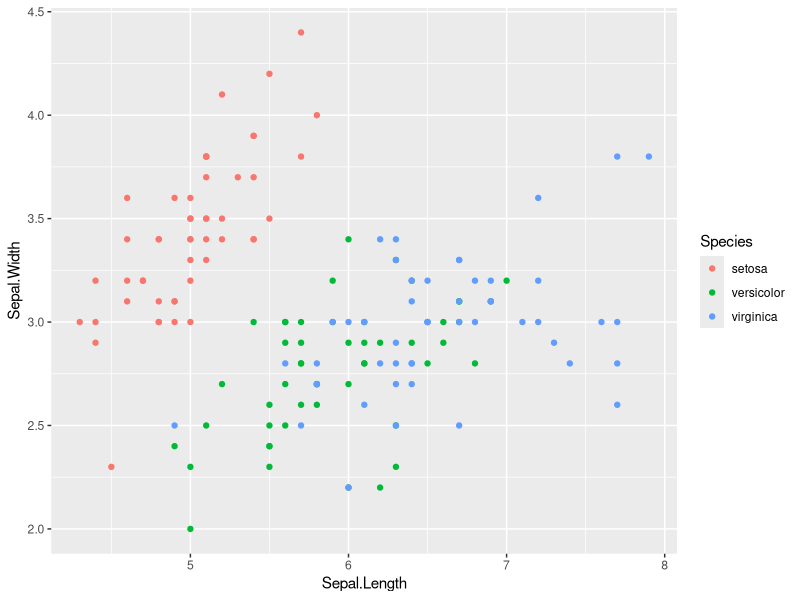
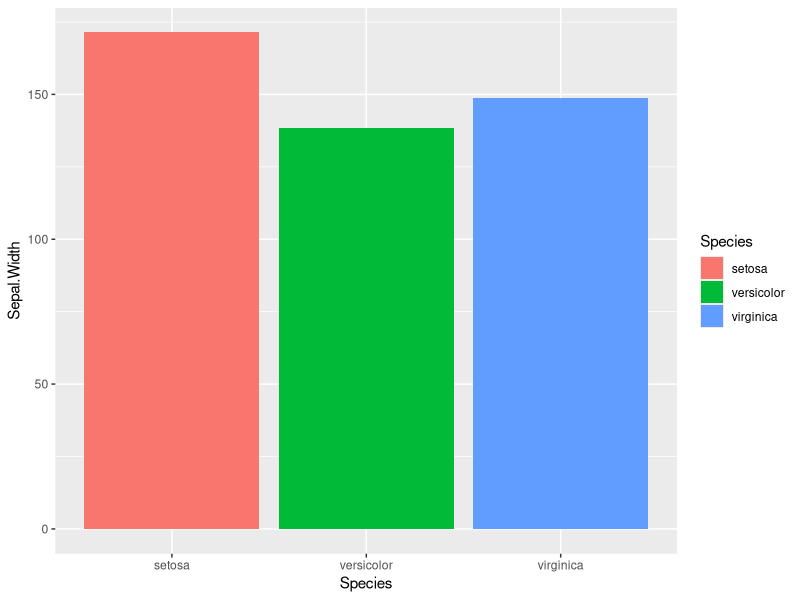
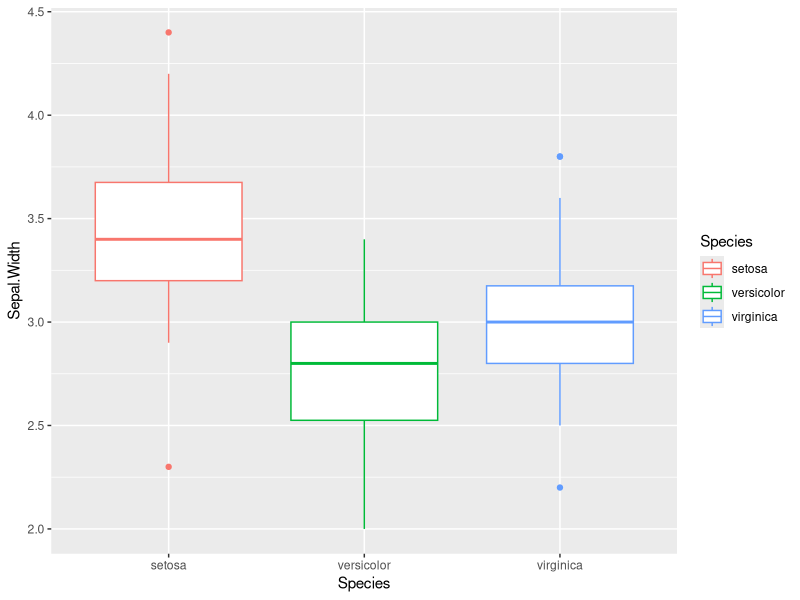
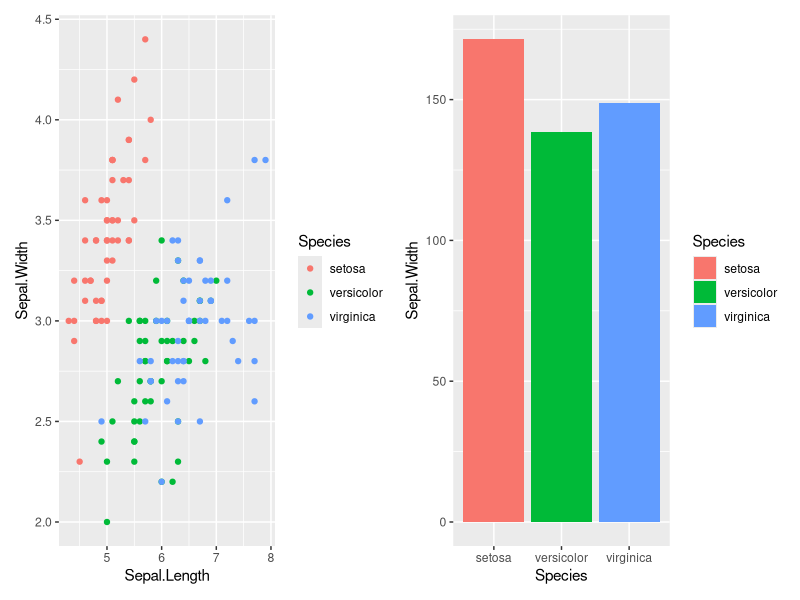
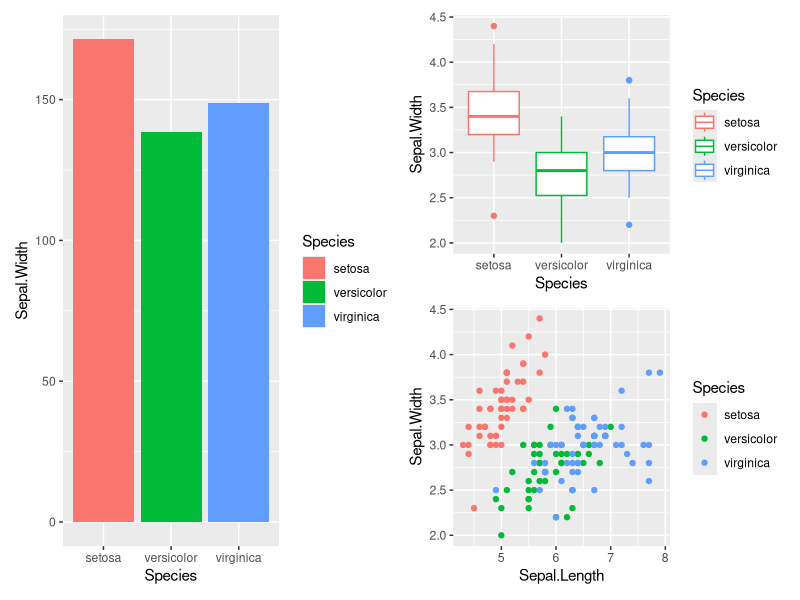
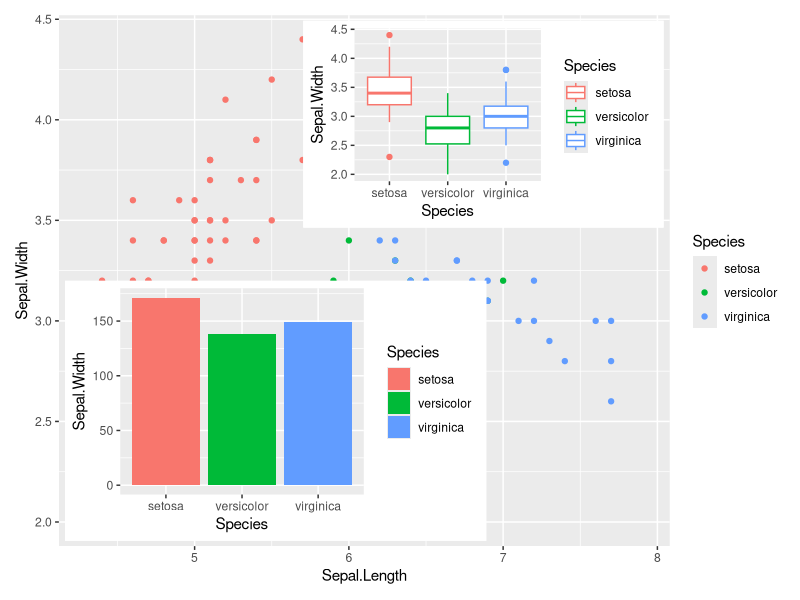
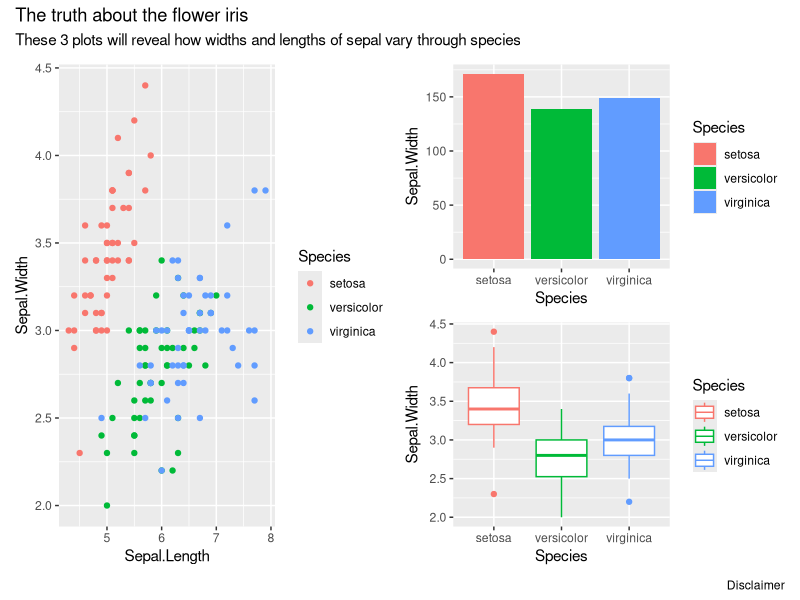
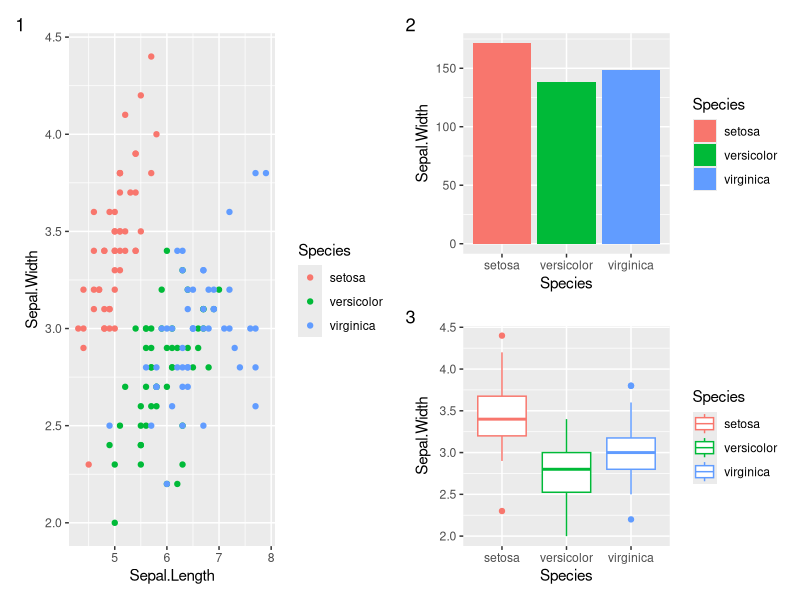

The R source for these figures, in order:
## ---- chunk 1
library('patchwork') 
library('ggplot2')
## ---- chunk 2
data("iris")
## ---- chunk 3
p1 <- ggplot(iris) + geom_point(aes(Sepal.Length, Sepal.Width, col= Species)) 

p1

p2 <- ggplot(iris, aes(x = Species, y = Sepal.Width,fill = Species)) +geom_bar(stat = "identity") 
p2 

p3 <- ggplot(iris) + geom_boxplot(aes(Species, Sepal.Width, col= Species)) 

p3
## ---- chunk 4
p1+p2 
## ---- chunk 5
p2+p3/p1 
## ---- chunk 6
ptop <- p1 +                  
      inset_element(p2, 0.01, 0.01, 0.7, 0.5) +
      inset_element(p3, 0.4, 0.6, 0.99, 0.99)

ptop
## ---- chunk 7
title <- p1+p2/p3 

title + plot_annotation( title = 'The truth about the flower iris', subtitle = 'These 3 plots will reveal how widths and lengths of sepal vary through species',caption = 'Disclaimer')

title + plot_annotation(tag_levels = '1')
